Frame 1 (no input): blank canvas, image omitted
Frame 60 (no input): blank canvas, image omitted
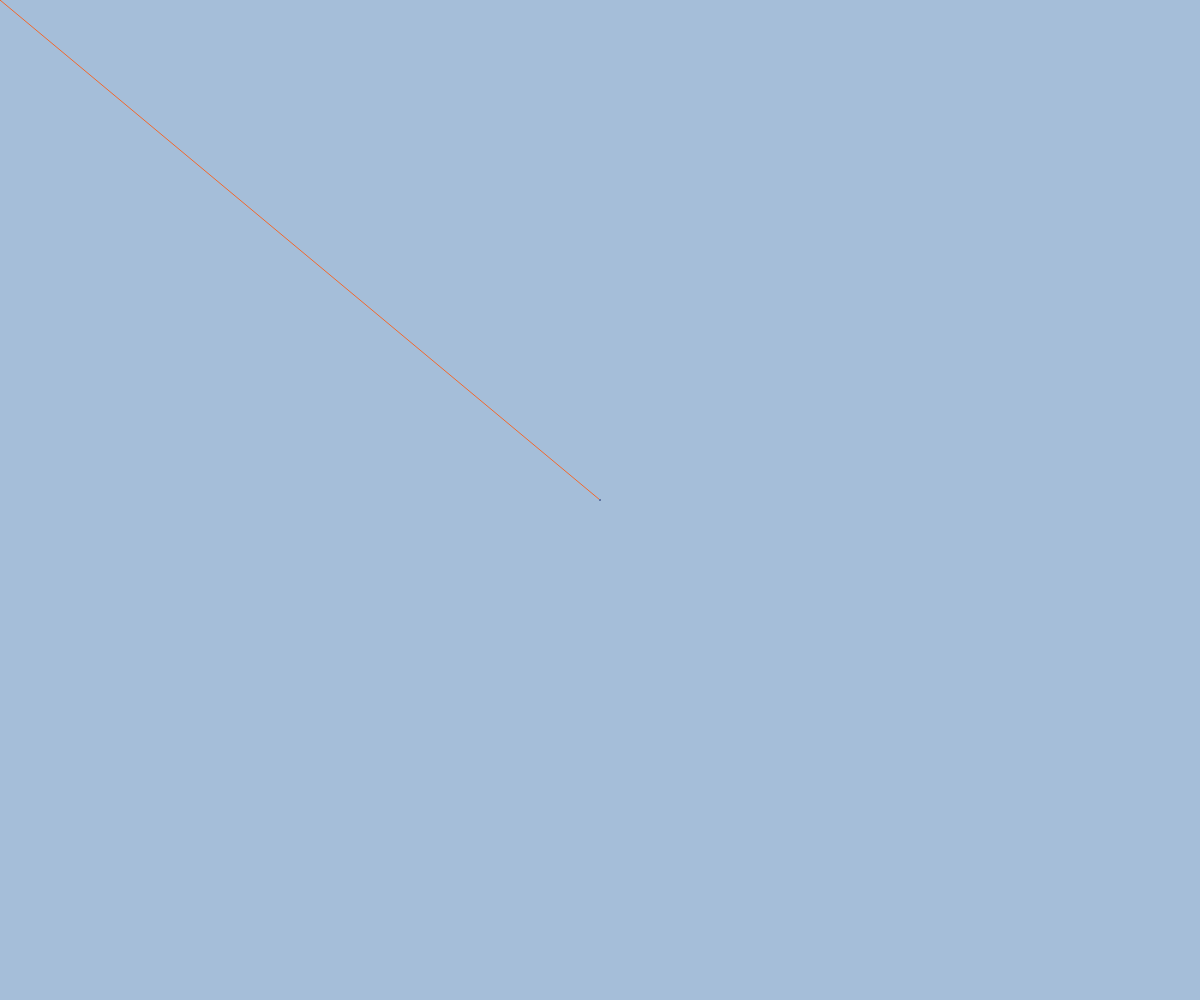
Frame 120 (the mouse pressed at the canvas centre since frame 60)

The p5.js sketch whose frames 1 and 60 were blank and that drew this single picture after the mouse press (run headless with seeded random() and noise() and a simulated clock; from frame 60 on, the mouse is pressed at the canvas centre):

// p5.js sketch
// ── sketch.js
var strokeColor = 'blue';

function setup() {
 createCanvas(windowWidth, windowHeight);
 background(23,87,157,98);
}

function draw() {
 if (mouseIsPressed); {
  stroke(random(255),random(255),random(255));
  line(pmouseX, pmouseY, mouseX, mouseY);

 }
}
 function keyTyped() {
  if (key === 'b') {
   strokeColor = '2A2DC7';
  } else if (key === 'p') {
   strokeColor = '#E32173';
   weight = 10

  }
 }
 //Today went well, i had gotten the stroke function and color function
